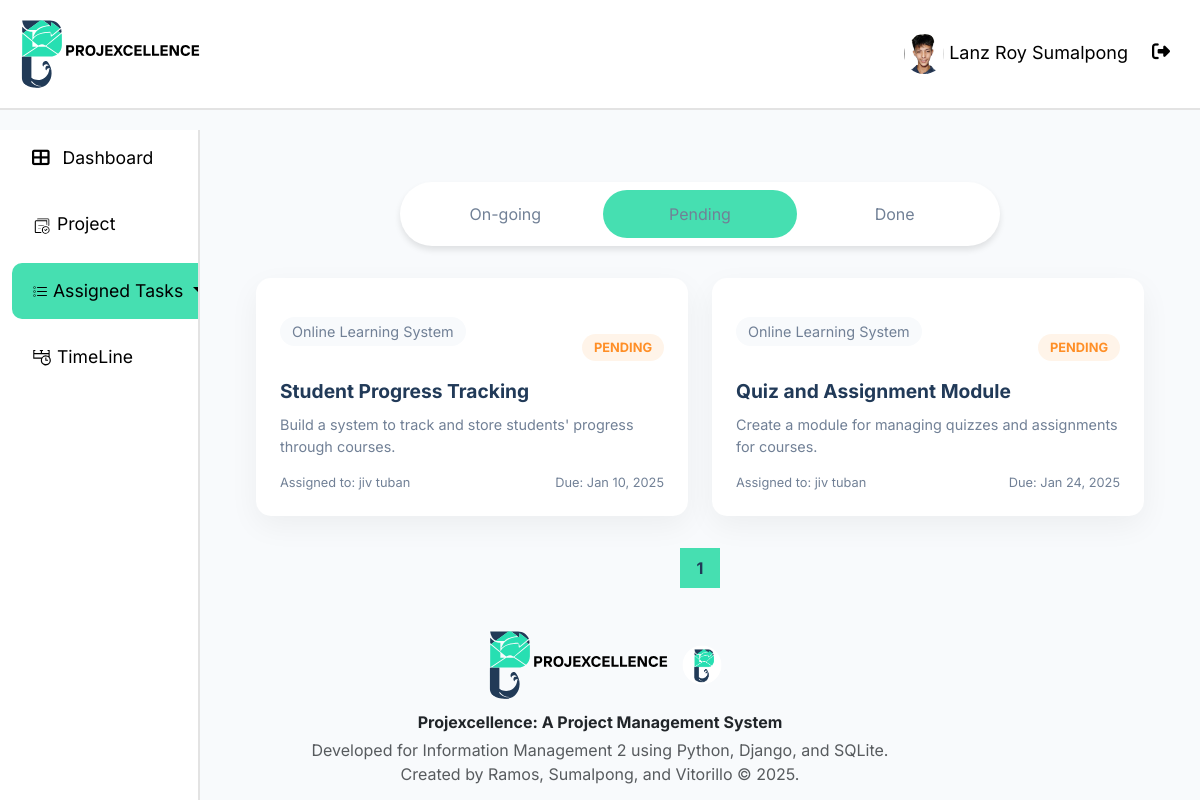
Page /assign_task/Pending/ (signed in) on the earlier database version.
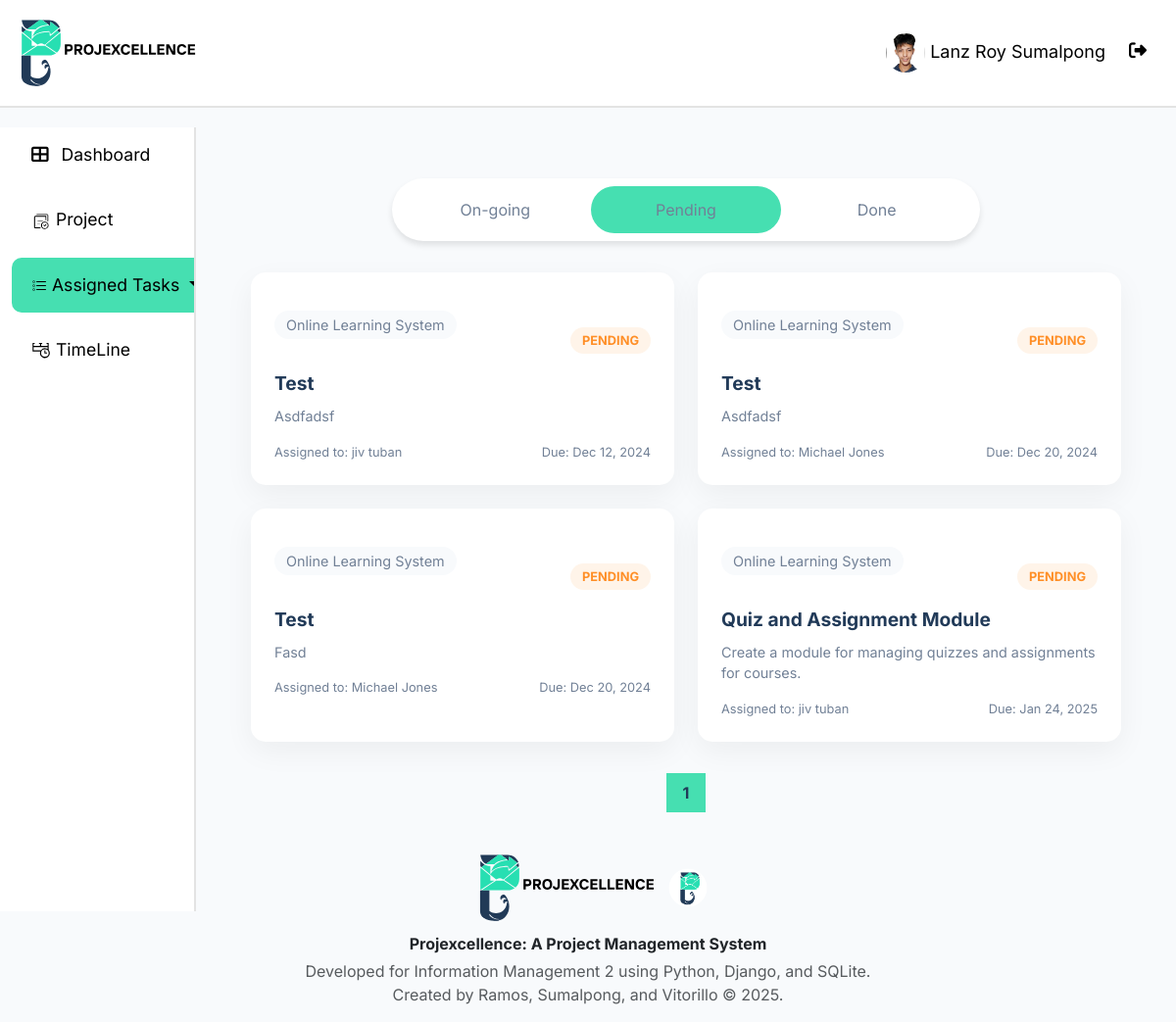
Same page on the later database version.
### api/models.py (models this page shows, shortened)
class Task(models.Model):
    STATUS_CHOICES = [
        ("On-going", "On-going"),
        ("Pending", "Pending"),
        ("Done", "Done"),
    ]
    project_id = models.ForeignKey(Project, on_delete=models.CASCADE)
    task_name = models.CharField(max_length=50)
    description = models.TextField()
    assigned_to = models.ForeignKey( User, on_delete=models.CASCADE, related_name="assigned_tasks" )
    created_by = models.ForeignKey(User, on_delete=models.CASCADE, related_name="created_tasks")
    status = models.CharField(max_length=10, choices=STATUS_CHOICES, default="Pending")
    due_date = models.DateTimeField(default=timezone.now)
    completed = models.BooleanField(default=False)
    isAccepted = models.BooleanField(default=False)
    date_started = models.DateTimeField(null=True, blank=True, default=None)
    created_at = models.DateTimeField(auto_now_add=True)
    updated_at = models.DateTimeField(auto_now=True)

class Project(models.Model):
    project_name = models.CharField(max_length=50)
    description = models.TextField()
    created_by = models.ForeignKey(User, on_delete=models.CASCADE)
    date_created = models.DateTimeField(auto_now_add=True)
    def __str__(self):
        return self.project_name

class User(AbstractUser):
    username = None  # Remove the username field entirely
    email = models.EmailField(_("email address"), unique=True)
    phone_regex = RegexValidator(
        regex=r"^\+?1?\d{9,15}$",
        message="Phone number must be entered in the format: '+999999999'. Up to 15 digits allowed.",
    )
    isLogout = models.BooleanField(default=True)
    logoutTime = models.DateTimeField(default=timezone.now)
    phone_number = models.CharField(validators=[phone_regex], max_length=17, blank=True)
    profile_path = models.ImageField(null=True, blank=True,upload_to='profile/' )
    groups = models.ManyToManyField(
        "auth.Group",
        verbose_name=_("groups"),
        blank=True,
        related_name="custom_user_set",
        related_query_name="custom_user",
    )
    user_permissions = models.ManyToManyField(
        "auth.Permission",
        verbose_name=_("user permissions"),
        blank=True,
        related_name="custom_user_set",
        related_query_name="custom_user",
    )
    objects = UserManager()
    USERNAME_FIELD = "email"
    REQUIRED_FIELDS = ["first_name", "last_name", "password"]
    def __str__(self):
        return f"{self.first_name} {self.last_name}"

### api/Views/views.py (the view)
# urls.py: path("assign_task/<str:status>/", views.assign_task, name="assign_task"),
@login_required
def assign_task(request,status):
    projects = Project.objects.filter(
    Q(created_by=request.user) | Q(teammembership__user=request.user),
    task__created_by=request.user  # Use `task__created_by` to check tasks assigned by the user
    ).annotate(
        task_count=Count('task')
    ).filter(
        task_count__gt=0
    ).distinct()
    tasks = Task.objects.filter(created_by=request.user, status=status).order_by("due_date")
    task_filter = TaskFilter(request.GET, queryset=tasks)
    paginator = Paginator(task_filter.qs, 10)
    page_number = request.GET.get("page")
    page_obj = paginator.get_page(page_number)
    edit_task_forms = {task.id: EditAssigedTaskForm(instance=task) for task in tasks}
    context = {
        "page_obj": page_obj,
        "edit_task_forms": edit_task_forms,
        "add_task_form": TaskForm(),
        "filter": task_filter,
        "current_status":status,
        'projects':projects,
    }
    return render(request, "assignTask.html", context)

### api/templatetags/custom_filters.py (called while the page is built)
@register.filter
def dict_get(d, key):
    return d.get(key)

### api/templates/assignTask.html (shortened to what this page needs)
{% extends "base.html" %}
{% load crispy_forms_tags %}
{% load custom_filters %}
{% block content %}
<div class="task-management-container">
    <div class="status-filter">
        <label for="On-going">
            <span {% if current_status == 'On-going' %}class="active"{% endif %}>On-going</span>
        </label>
        <label for="Pending">
            <span {% if current_status == 'Pending' %}class="active"{% endif %}>Pending</span>
        </label>
        <label for="Done">
            <span {% if current_status == 'Done' %}class="active"{% endif %}>Done</span>
        </label>
    </div>
    <div class="task-list">
        {% for project in projects %}
            {% for task in page_obj %}
                {% if task.project_id == project %}
                    <div class="task-card" onclick="goToTaskDetails(event, '{% url 'task_details' task.id %}')">
                        <div class="task-card-header">
                            <span class="task-project-name">{{ task.project_id }}</span>
                            <span class="task-status {{ task.status|lower }}">{{ task.status }}</span>
                        </div>
                        <div class="task-details">
                            <div class="task-name">
                                {{ task.task_name|capfirst|slice:":30" }}{% if task.task_name|length > 30 %}...{% endif %}
                            </div>
                            <div class="task-description">
                                {{ task.description|capfirst|slice:":100" }}{% if task.description|length > 100 %}...{% endif %}
                            </div>
                        </div>
                        <div class="task-meta">
                            <span>Assigned to: {{ task.assigned_to }}</span>
                            <span>Due: {{ task.due_date|date:"M d, Y" }}</span>
                        </div>
                    </div>
                {% endif %}
            {% empty %}
                <div class="empty-state col-12">
                    <h4>No tasks to accomplish</h4>
                    <p>Set up tasks to have a productive day ahead.</p>
                </div>
            {% endfor %}
        {% endfor %}
    </div>
    <nav aria-label="Page navigation" class="pagination">
        {% for num in page_obj.paginator.page_range %}
            {% if page_obj.number == num %}
                <li class="page-item active"><span class="page-link">{{ num }}</span></li>
            {% elif num > page_obj.number|add:'-3' and num < page_obj.number|add:'3' %}
                <li class="page-item"><a class="page-link" href="?page={{ num }}">{{ num }}</a></li>
            {% endif %}
        {% endfor %}
    </nav>
</div>
{% endblock content %}

Differences in the rows shown:
changed Project: loses Task (project_id "Online Learning System", status "PENDING", task_name "Student Progress Tracking", description "Build a system to track and store students' progress through courses.", assigned_to "jiv tuban", due_date "Jan 10, 2025")
added Task: project_id "Online Learning System", status "PENDING", task_name "Test", description "Asdfadsf", assigned_to "jiv tuban", due_date "Dec 12, 2024"
added Task: project_id "Online Learning System", status "PENDING", task_name "Test", description "Asdfadsf", assigned_to "Michael Jones", due_date "Dec 20, 2024"
added Task: project_id "Online Learning System", status "PENDING", task_name "Test", description "Fasd", assigned_to "Michael Jones", due_date "Dec 20, 2024"
